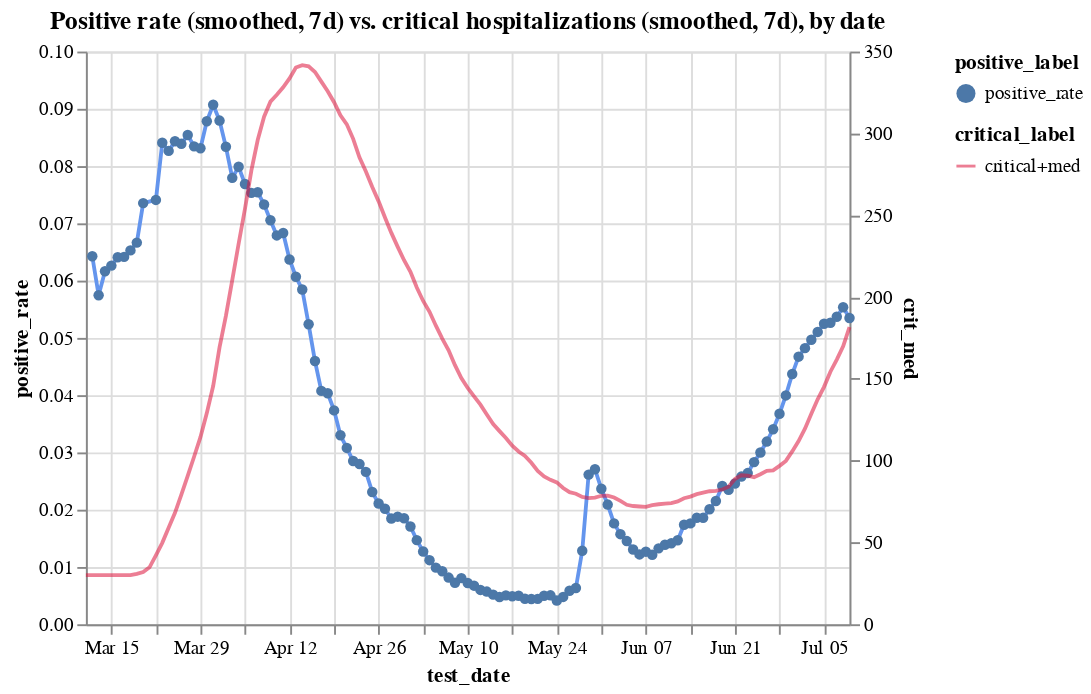

Write notebook code for a chart like this one.
### Code cell
c1 = alt.Chart(hos_and_rate[hos_and_rate.positive_rate<0.115]
               .assign(positive_rate = lambda x: x.positive_rate.ewm(span=7).mean())
               .assign(positive_label ='positive_rate')).mark_line(color='cornflowerblue').encode(
    x='test_date',
    y='positive_rate',
    tooltip=['test_date', 'positive_rate'],
    shape='positive_label'
)
c2 = alt.Chart(hos_and_rate
               .assign(critical_label='critical+med')
               .assign(crit_med = lambda x: (x.critical+x.medium).ewm(span=7).mean())
              ).mark_line(color='crimson').encode(
    x='test_date',
    y='crit_med',
    tooltip=['test_date', 'critical'],
    opacity='critical_label'
)


alt.layer(c1, c2).resolve_scale(y='independent').properties(title='Positive rate (smoothed, 7d) vs. critical hospitalizations (smoothed, 7d), by date')
